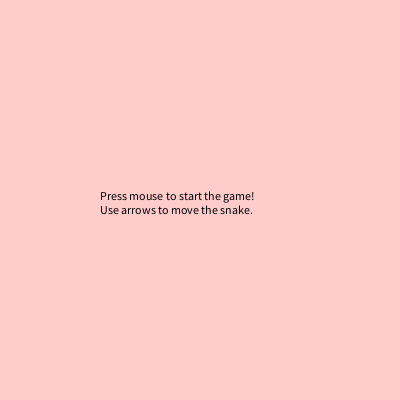
Frame 1 (no input)
Frame 60 (the mouse pressed at the canvas centre just before this capture): identical to frame 1, image omitted
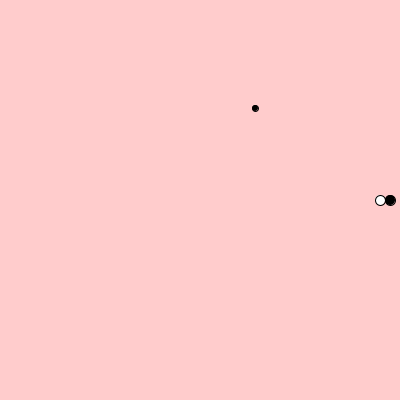
Frame 120 (the mouse held since frame 60 and released just before this capture)

The Processing sketch that drew these frames (run headless with seeded random() and noise(); from frame 60 on, the mouse is pressed at the canvas centre):

// Processing sketch: snake
// ── snake.pde
ArrayList ellipseList;
Ellipse head;
int SEGMENT_SIZE = 10;
int dir;
int prevPosX, prevPosY;
String mesaj="";
boolean ok=false;
Ellipse food;
void setup()
{
  size(400, 400);
  ellipseList = new ArrayList();
  head = new Ellipse(width/2, height/2);
  ellipseList.add(head);
  dir=2;
  // Start with head and small body
  ellipseList.add(new Ellipse(width/2 - 2 * SEGMENT_SIZE, height/2));
  addFood();
  mesaj="Press mouse to start the game!\nUse arrows to move the snake.";
  frameRate(10);
}
void draw()
{
  fill(0);
  background(#FFCCCC);
  text(mesaj,width/2-100,height/2);
  if(ok)
  {
    food.createEllipse();
    tryToEatAndMove(ellipseList.size());
  }
}

boolean tryToEatAndMove(int p)
{
  int x = head.getX();
  int y = head.getY();
  if (dist(x, y, food.getX(), food.getY()) < 6)
  {
    // Move the body
    move();
    // Get last two segments
    Ellipse e1 = (Ellipse) ellipseList.get(ellipseList.size() - 1);
    Ellipse e2 = (Ellipse) ellipseList.get(ellipseList.size() - 2);
    int dX = e1.getX() - e2.getX();
    int dY = e1.getY() - e2.getY();
    // Add another segment at the end
    ellipseList.add(new Ellipse(e1.getX() + dX, e1.getY() + dY));
    // Add food to replace the one being eat
    addFood();
    println("Length: " + ellipseList.size());
    return true;
  }
  // Not on food, just move
  move();
  return false;
}
void addFood()
{
  food = new Ellipse(int(random(10, 390)), int(random(10, 390)),6);
}
void move()
{
  prevPosX = head.getX();
  prevPosY = head.getY();
  switch(dir)
  {
    case 0:
  head.moveUp();
  break;
    case 1:
  head.moveDown();
  break;
    case 2:
  head.moveRight();
  break;
    case 3:
  head.moveLeft();
  break;
  }
  followHead();
}

void followHead()
{
  fill(0);
  head.createEllipse();
  fill(255);
  for (int i = 1; i < ellipseList.size(); i++)
  {
     Ellipse e = (Ellipse) ellipseList.get(i);
     int ppX = e.getX();
     int ppY = e.getY();
     // Move the segment where the previous one was
     e.x = prevPosX; e.y = prevPosY; // Need Ellipse.setX and setY...
     prevPosX = ppX;
     prevPosY = ppY;
     e.createEllipse();
  }
}

void mousePressed()
{
  mesaj="";
  ok=true;
  dir=2;
}

void keyPressed()
{
  if(key==CODED)
  {
    if(keyCode==UP)
    {
  dir=0;
    }
    if(keyCode==DOWN)
    {
  dir=1;
    }
    if(keyCode==RIGHT)
    {
  dir=2;
    }
    if(keyCode==LEFT)
    {
  dir=3;
    }
  }
}

class Ellipse
{
  int x; int y; int l; 
  Ellipse(int _x, int _y)
  {
    x=_x; y=_y; l=10;
  }
  Ellipse(int _x, int _y, int _l)
  {
    x=_x; y=_y; l=_l;
  }
  void createEllipse()
  {
    ellipse(x,y,l,l);
  }
  void createEllipse(int a,int b)
  {
    ellipse(a,b,l,l);
  }
  
  void moveUp()
  {
    y-=l;
    if(y<0) y=height;
  }
  void moveDown()
  {
    y+=l;
    if(y>height) y=0;
  }
  void moveRight()
  {
    x+=l;
    if(x>width) x=0;
  }
  void moveLeft()
  {
    x-=l;
    if(x<0) x=width;
  }
  int getX()
  {
    return x;
  }
  int getY()
  {
    return y;
  }
  int getL()
  {
    return l;
  }
}
